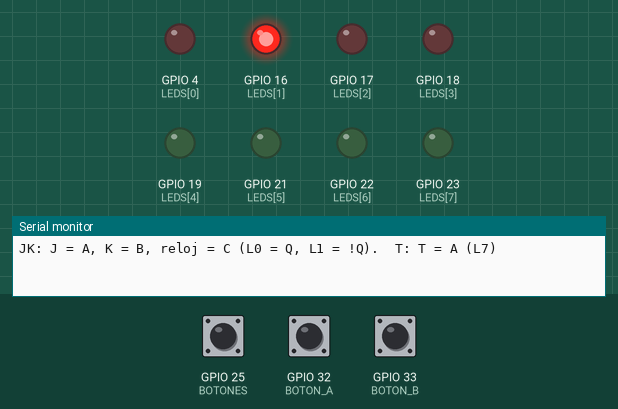
Simulated run of this sketch. Board: ESP32. Parts: output pins drawn as LEDs (lit = HIGH), the last lines printed to the serial monitor. The inputs (shaded band) are chosen by the test bench; at power-on: GPIO 25 (BOTONES) HIGH, GPIO 32 (BOTON_A) HIGH, GPIO 33 (BOTON_B) HIGH.

Above: at 2.8 s.
2.9 s: GPIO 25 (BOTONES) driven LOW and GPIO 32 (BOTON_A) driven LOW
At 3.7 s:
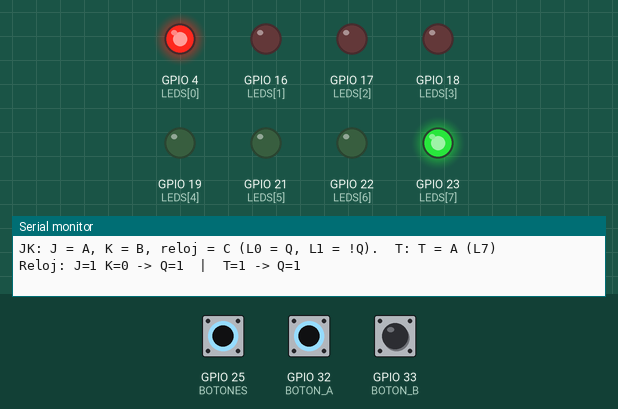
4.4 s: GPIO 25 (BOTONES) pulsed HIGH 5 times (0.12 s each, 0.3 s apart)
At 6.6 s:
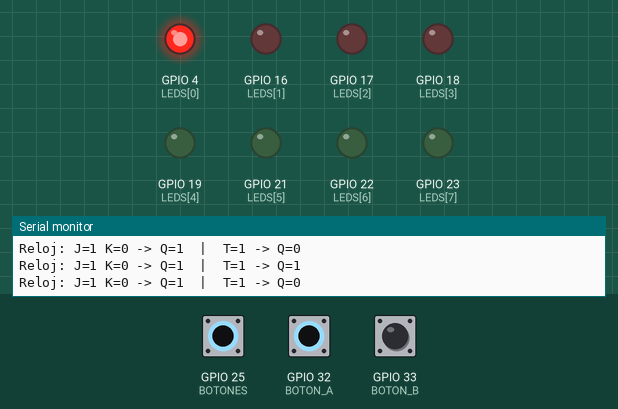
Timing chart, 0 to 8.1 s (numbered marks = the images above; inputs shaded):
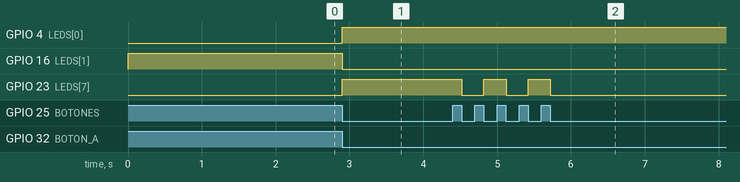

The sketch:

sketch.ino
```cpp
// Clase 7 - Ejercicio 1 (solución): flip-flops JK y T
// Reloj: pulsador C (flanco al apretar, con antirrebote).
//  - JK en L0 (Q) y L1 (Q negada): A = J, B = K (se leen como NIVEL en el flanco de C).
//      J K | Q siguiente
//      0 0 | Q        (mantiene)
//      0 1 | 0        (reset)
//      1 0 | 1        (set)
//      1 1 | !Q       (invierte)
//  - T en L7: T = A. En el flanco de C, si T = 1 invierte, si T = 0 mantiene.
//    (Un T es un JK con J = K = T.)

#include <Arduino.h>

const int LEDS[8] = {4, 16, 17, 18, 19, 21, 22, 23};  // L0 ... L7
const int BOTON_A = 32;
const int BOTON_B = 33;
const int BOTON_C = 25;

// ---------- Detección de flancos con antirrebote (para los 3 botones) ----------
const int CANT_BOTONES = 3;
const int BOTONES[CANT_BOTONES] = {BOTON_A, BOTON_B, BOTON_C};  // 0 = A, 1 = B, 2 = C
const unsigned long ANTIRREBOTE_MS = 50;

bool apretadoAntes[CANT_BOTONES] = {false, false, false};  // memoria de cada botón
unsigned long ultimoCambio[CANT_BOTONES] = {0, 0, 0};      // cuándo cambió por última vez

// Devuelve true UNA sola vez por cada pulsación del botón (0 = A, 1 = B, 2 = C).
bool seApreto(int boton) {
  bool apretadoAhora = (digitalRead(BOTONES[boton]) == LOW);
  bool hayFlanco = false;

  if (apretadoAhora != apretadoAntes[boton]) {                 // ¿cambió?
    if (millis() - ultimoCambio[boton] >= ANTIRREBOTE_MS) {    // ¿y no es un rebote?
      ultimoCambio[boton] = millis();
      apretadoAntes[boton] = apretadoAhora;
      if (apretadoAhora) {
        hayFlanco = true;                                      // cambió de suelto a apretado
      }
    }
  }
  return hayFlanco;
}
// --------------------------------------------------------------------------------

bool qJK = false;   // memoria del JK
bool qT = false;    // memoria del T

void setup() {
  Serial.begin(115200);
  for (int i = 0; i < 8; i++) {
    pinMode(LEDS[i], OUTPUT);
  }
  for (int i = 0; i < CANT_BOTONES; i++) {
    pinMode(BOTONES[i], INPUT_PULLUP);
  }
  Serial.printf("JK: J = A, K = B, reloj = C (L0 = Q, L1 = !Q).  T: T = A (L7)\n");
}

void loop() {
  if (seApreto(2)) {                          // flanco de reloj
    bool j = (digitalRead(BOTON_A) == LOW);
    bool k = (digitalRead(BOTON_B) == LOW);

    // Flip-flop JK
    if (j && !k) {
      qJK = true;
    } else if (!j && k) {
      qJK = false;
    } else if (j && k) {
      qJK = !qJK;
    }
    // si j y k son 0, no se hace nada: mantiene

    // Flip-flop T (con T = A)
    bool t = j;
    if (t) {
      qT = !qT;
    }

    Serial.printf("Reloj: J=%d K=%d -> Q=%d  |  T=%d -> Q=%d\n", j, k, qJK, t, qT);
  }

  digitalWrite(LEDS[0], qJK);
  digitalWrite(LEDS[1], !qJK);
  digitalWrite(LEDS[7], qT);
}
```

Measured:
- after the input at 2.9 s, GPIO 4 (LEDS[0]), GPIO 23 (LEDS[7]): LOW → HIGH at once; GPIO 16 (LEDS[1]): HIGH → LOW at once
- after the input at 4.4 s, GPIO 23 (LEDS[7]): alternates HIGH for 0.30 s and LOW for 0.30 s, 5 changes in all, then stays LOW, starting after 0.12 s
